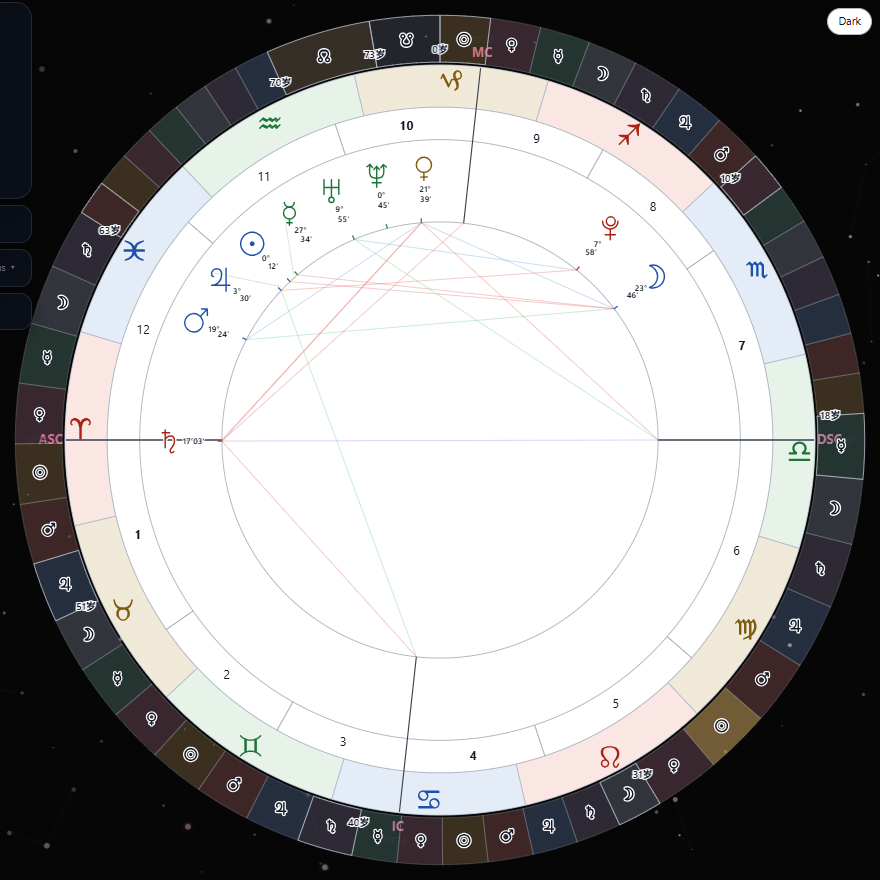
#> input picture scripts/_firdaria_colored.png, 880 x 880 px, found by its file name
$ python _check_fir_px.py
#> lines starting #> are read from the running program, lines starting #| are printed output that depends on the picture; after the words box and inside, x2 and y2 are one past the last pixel; in counts of white or black regions, pixels touching at a corner belong together
# -*- coding: utf-8 -*-
"""法达环加浓后像素验证: 环带彩色占比 + 色相分布"""
from PIL import Image
import numpy as np
import collections

img = Image.open('scripts/_firdaria_colored.png').convert('RGB')
#> img is the input picture: PIL image 880x880 RGB; mean R, G, B 153.3, 152.6, 153
a = np.asarray(img).astype(int)
H, W = a.shape[:2]
#> H = 880; W = 880
mx = a.max(axis=2); mn = a.min(axis=2); sat = mx - mn
#> after `mx = a.max(axis=2)`:
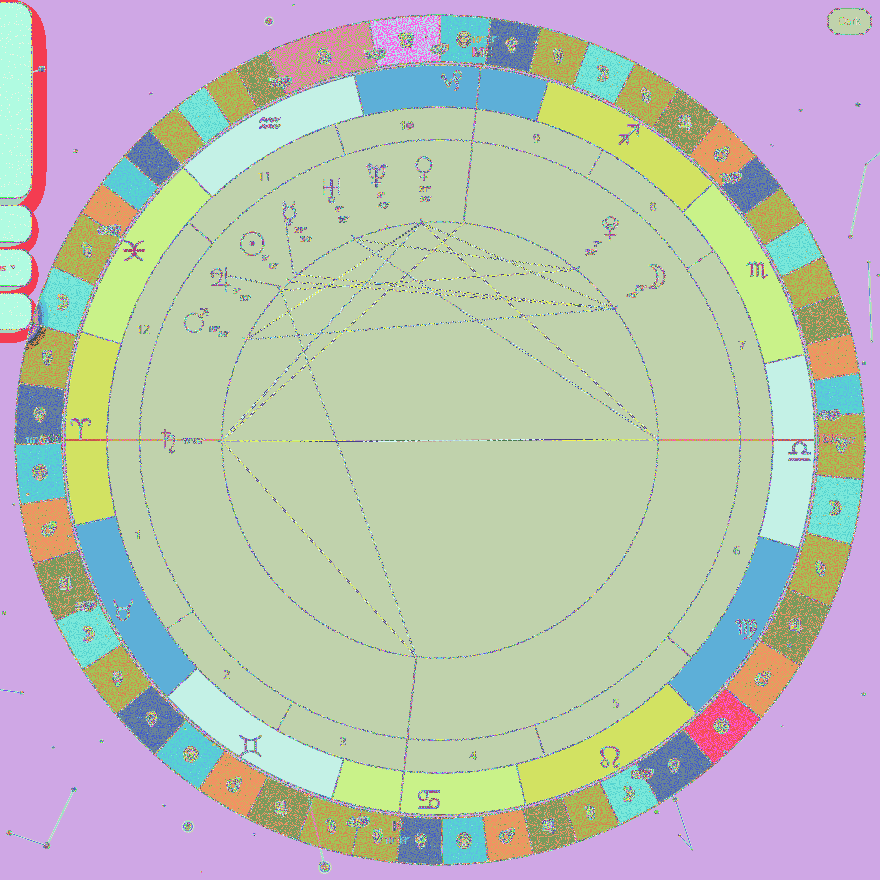
#> mx: shape (880, 880) int64; 251 distinct labels, from 5 to 255; one colour per label, 0 black
#> after `mn = a.min(axis=2)`:
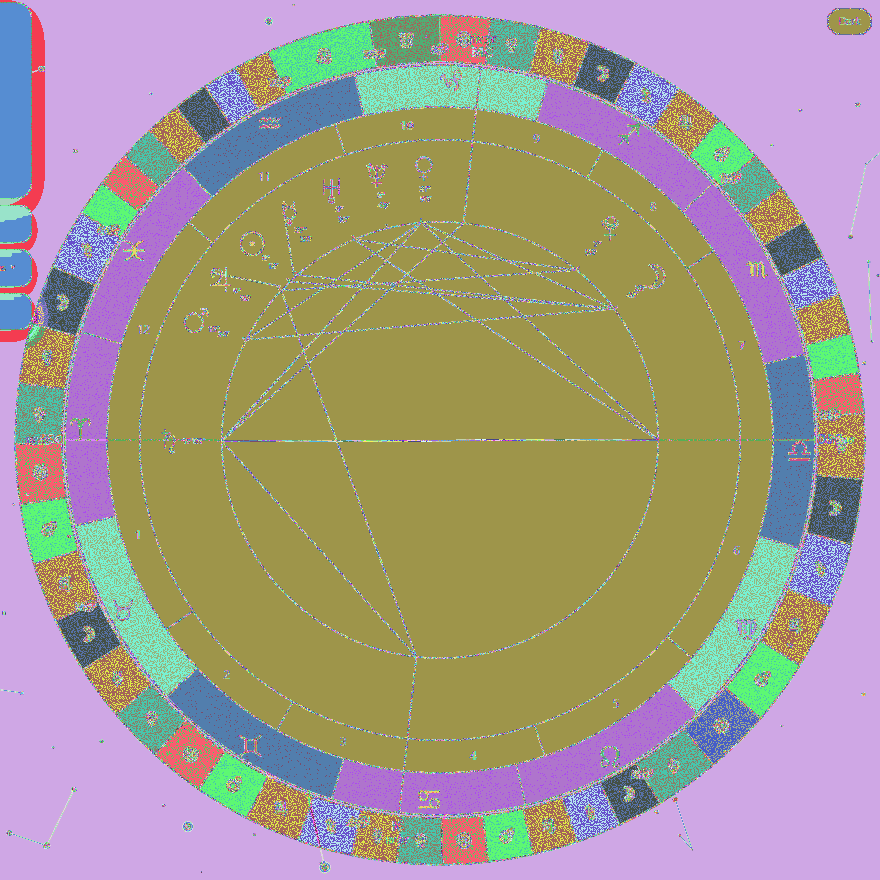
#> mn: shape (880, 880) int64; 252 distinct labels, from 4 to 255; one colour per label, 0 black
#> after `sat = mx - mn`:
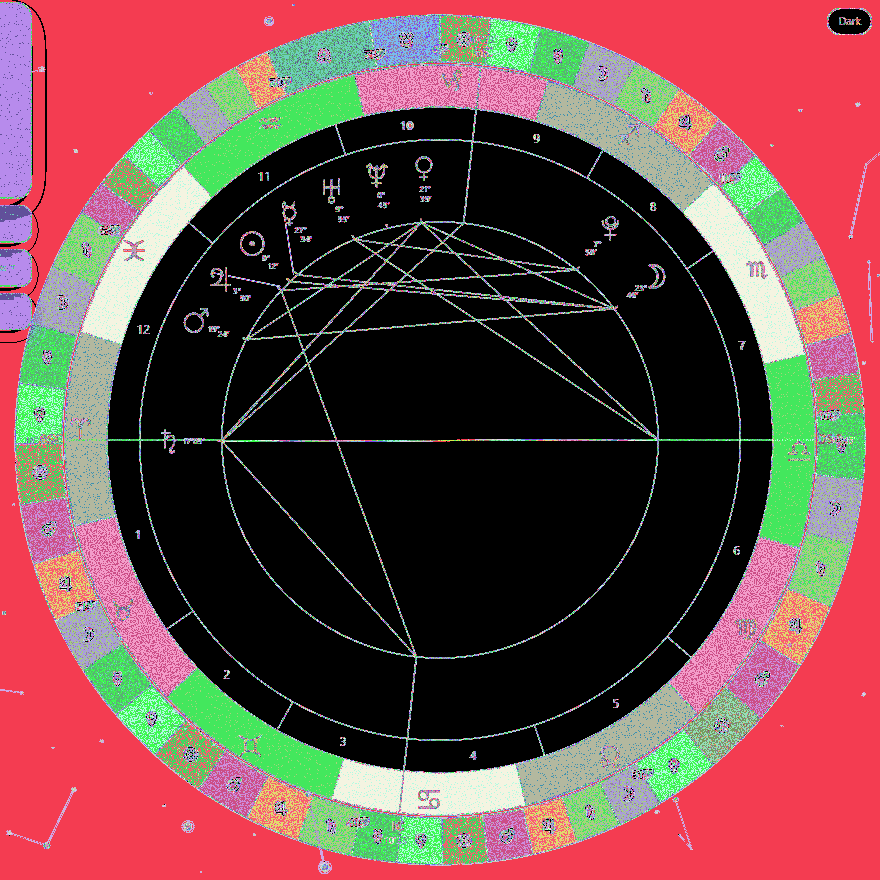
#> sat: shape (880, 880) int64; 158 distinct labels, from 0 to 178; one colour per label, 0 black
cx = cy = W / 2
#> cx = 440; cy = 440
s = W / 920
#> s = 0.957
yy, xx = np.mgrid[0:H, 0:W]
rr = np.sqrt((xx - cx) ** 2 + (yy - cy) ** 2)
band = np.logical_and(rr > 395 * s, rr < 444 * s)
ring_sat = sat[band]
color_pct = 100 * (ring_sat > 15).mean()
#> color_pct = 62.1
print('环带有彩色像素占比: %.0f%% | 均值饱和=%.0f' % (color_pct, ring_sat.mean()))
#| 环带有彩色像素占比: 62% | 均值饱和=18
ys, xs = np.nonzero(np.logical_and(band, sat > 15))
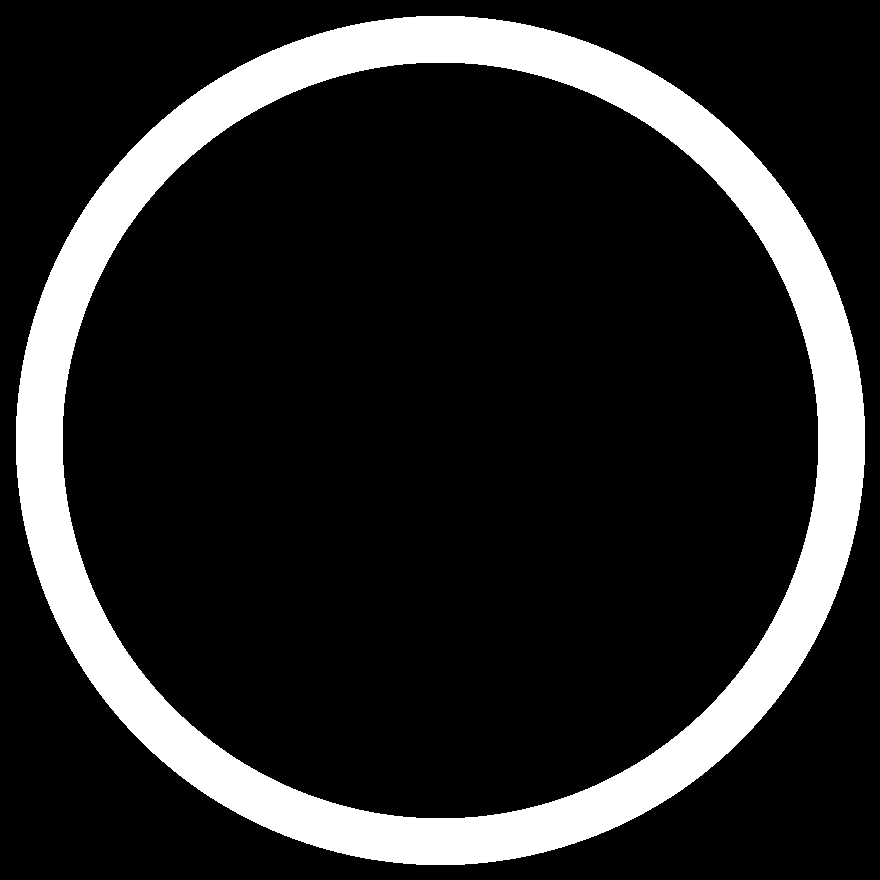
#> band: shape (880, 880) bool; 15.3% white; 1 white region, box (x1, y1, x2, y2) and area: (16, 16, 865, 865) 118176
cols = a[ys, xs]

def hue_name(px):
    r, g, b = int(px[0]), int(px[1]), int(px[2])
    if b > r and b > g: return '蓝'
    if g >= r and g > b and r > 150: return '金'
    if g > b and g >= r: return '绿青'
    if r > 200 and g < 180: return '红粉'
    if r > g and g > b: return '暖橙'
    return '其他'

cnt = collections.Counter(hue_name(px) for px in cols[::37])
#> cnt = {'蓝': 453, '暖橙': 517, '其他': 673, '绿青': 340, '红粉': 1}
print('色相分布:', dict(cnt))
#| 色相分布: {'蓝': 453, '暖橙': 517, '其他': 673, '绿青': 340, '红粉': 1}

$ run again, with scripts/_cols_fill_auto.png copied over scripts/_firdaria_colored.png
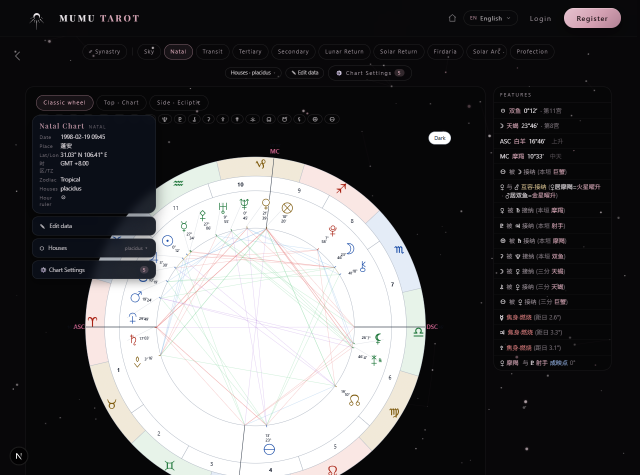
#> input picture scripts/_cols_fill_auto.png, 1280 x 950 px, found by its file name (shown at 1/2 size)
#> img is the input picture: PIL image 1280x950 RGB; mean R, G, B 78, 77.4, 78.8
#> mx: shape (950, 1280) int64; 254 distinct labels, from 2 to 255
#> mn: shape (950, 1280) int64; 255 distinct labels, from 1 to 255
#> `sat = mx - mn`:
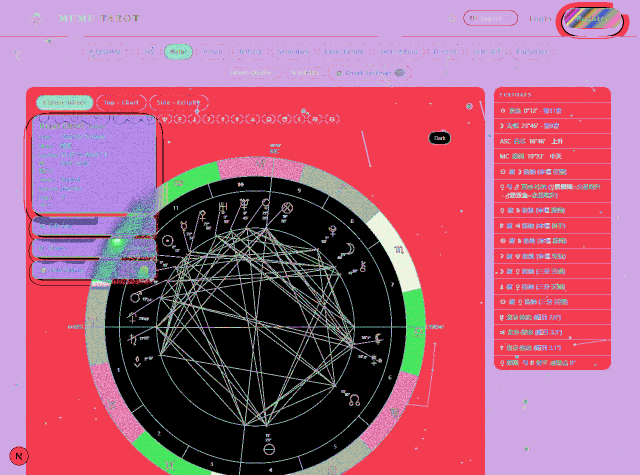
#> sat: shape (950, 1280) int64 (shown at 1/2 size); 158 distinct labels, from 0 to 178; one colour per label, 0 black
#> color_pct = 0.561
#| 环带有彩色像素占比: 1% | 均值饱和=3
#> ys = 951 values from 88 to 730; xs = 951 values, max 1198 at index 802, min 81 at index 900, mean 835.2
#> `ys, xs = np.nonzero(np.logical_and(band, sat > 15))`:
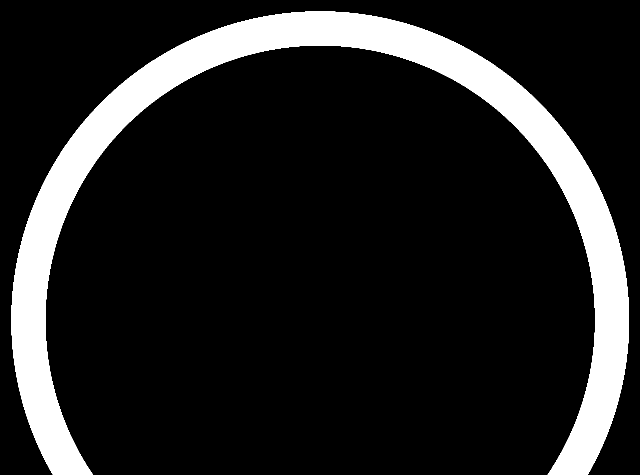
#> band: shape (950, 1280) bool (shown at 1/2 size); 13.9% white; 1 white region, box (x1, y1, x2, y2) and area: (23, 23, 1258, 950) 169514
#> cols = 951 rows, first 8: [123, 95, 105], [123, 94, 105], [123, 94, 104], [123, 94, 104], [122, 93, 104], [122, 94, 105], [122, 94, 105], [122, 94, 104]
#> cnt = {'其他': 24, '蓝': 2}
#| 色相分布: {'其他': 24, '蓝': 2}
